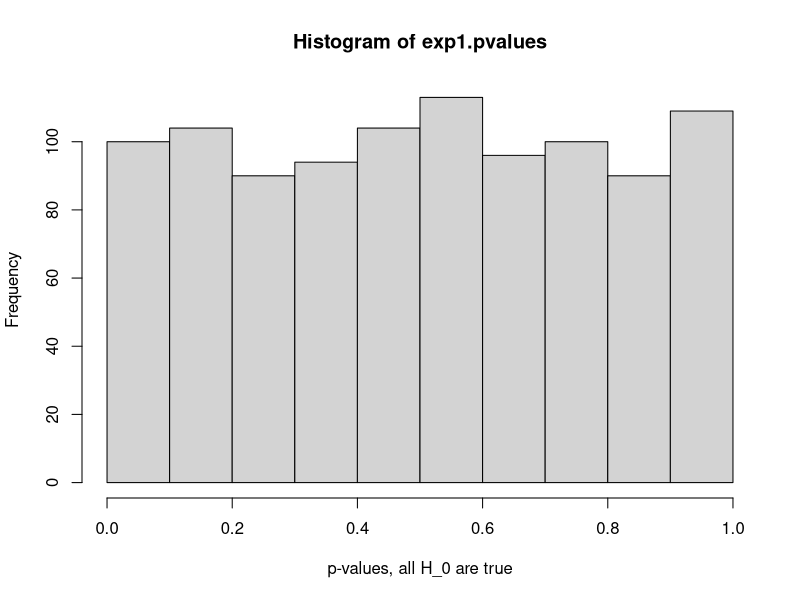
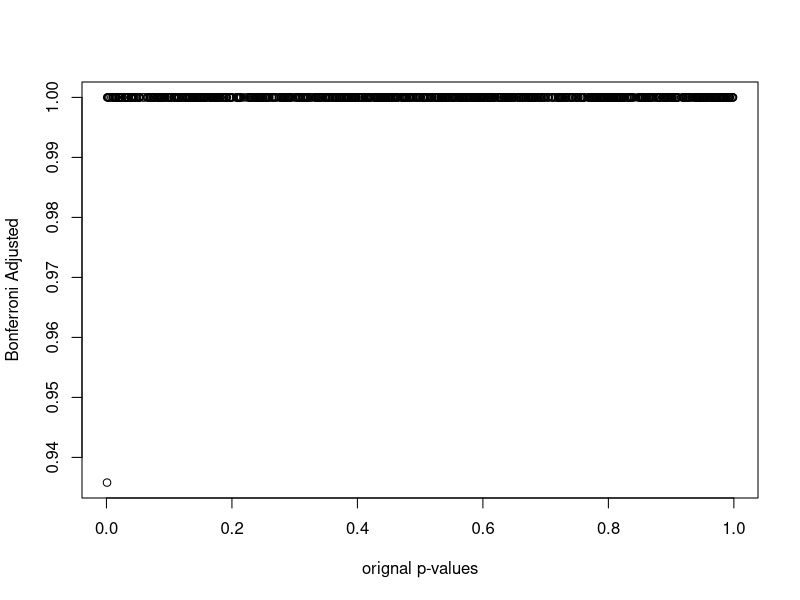
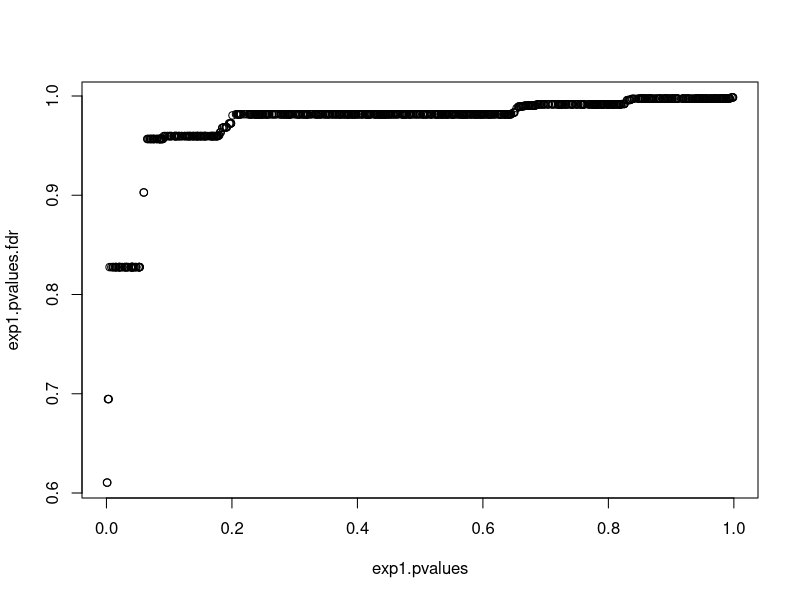

Reproduce these figures in R, in order.
## ---- chunk 1
library(ggplot2)
library(tidyverse)
#library(googlesheets4) # the package to read google sheets. I used this package in class when reading data from a google sheet
## ---- chunk 2
# Define the table with row and column labels
confusion_matrix <- matrix(c("True Positive (TP)", "False Negative (FN)", 
                             "False Positive (FP)", "True Negative (TN)"),
                           nrow = 2, byrow = TRUE,
                           dimnames = list("Truth" = c("Positive", "Negative"),
                                           "Tested" = c("Positive", "Negative")))
confusion_matrix
# Convert to a data frame for better printing
#confusion_matrix_df <- as.data.frame(confusion_matrix)

# Print the table
#knitr::kable(confusion_matrix_df, caption = "Test Results", col.names = c("Tested Positive", "Tested Negative"))
## ---- chunk 3
#| code-fold: false
set.seed(7)
#simulate 1000 genes
X=matrix(rnorm(35*1000), 35, 1000)
colnames(X) = paste("g", sep="", 1:1000)

#the code used in class
#mydata=read_sheet("https://docs.google.com/spreadsheets/d/1tsBz8WUSEHwU3lYAXedtvD-pk4IebusAv2XaRyF_nXg/edit?usp=sharing")
#y=mydata$randnumber_day7[1:35]

#read the downloaded data
y=read.csv("data/randnumber_from_students_ICSSummerDA2024.csv")$randnumber_day7[1:35]

cor.test.p=function(x,y){
  return(cor.test(x,y)$p.value)
}
exp1.pvalues=apply(X, 2, cor.test.p, y=y);
## ---- chunk 4
#| fig-align: center
hist(exp1.pvalues, xlab="p-values, all H_0 are true")
## ---- chunk 5
#| code-fold: false
print("the number of genes with p<0.05 is")
sum(exp1.pvalues<0.05)
## ---- chunk 6
#| code-fold: false
exp1.pvalues.bonf = p.adjust(exp1.pvalues, method="bonferroni")
sum(exp1.pvalues.bonf<0.05)
## ---- chunk 7
#| fig-align: center
#| 
plot(exp1.pvalues, exp1.pvalues.bonf,
     xlab="orignal p-values", ylab="Bonferroni Adjusted")
## ---- chunk 8
#| code-fold: false
exp1.pvalues.fdr = p.adjust(exp1.pvalues, method="fdr")
sum(exp1.pvalues.fdr<0.05)
## ---- chunk 9
plot(exp1.pvalues, exp1.pvalues.fdr)
## ---- chunk 10
#| code-fold: false
#For simplicity, we make the first 200 genes correlated with y
X[,1:200] = y + matrix(rnorm(35*200, mean=0, sd=sd(y, na.rm=T))*1.5, 35, 200)

exp2.pvalues=apply(X, 2, cor.test.p, y=y);
exp2.pvalues.bonf = p.adjust(exp2.pvalues, method="bonferroni")
exp2.pvalues.fdr = p.adjust(exp2.pvalues, method="fdr")
## ---- chunk 11
sum(exp2.pvalues<0.05)
## ---- chunk 12
sum(exp2.pvalues.bonf<0.05)
## ---- chunk 13
sum(exp2.pvalues.fdr<0.05)
## ---- chunk 14
#confusion matrix for no adjustment / correction
true.status=rep(c("TRUE", "FALSE"), c(200,800))
test.status=factor(exp2.pvalues<0.05)
table(true.status, test.status)
## ---- chunk 15
#confusion matrix for Bonferroni corrected
true.status=rep(c("TRUE", "FALSE"), c(200,800))
test.status=factor(exp2.pvalues.bonf<0.05)
table(true.status, test.status)
## ---- chunk 16
#confusion matrix for FDR
true.status=rep(c("TRUE", "FALSE"), c(200,800))
test.status=factor(exp2.pvalues.fdr<0.05)
table(true.status, test.status)
